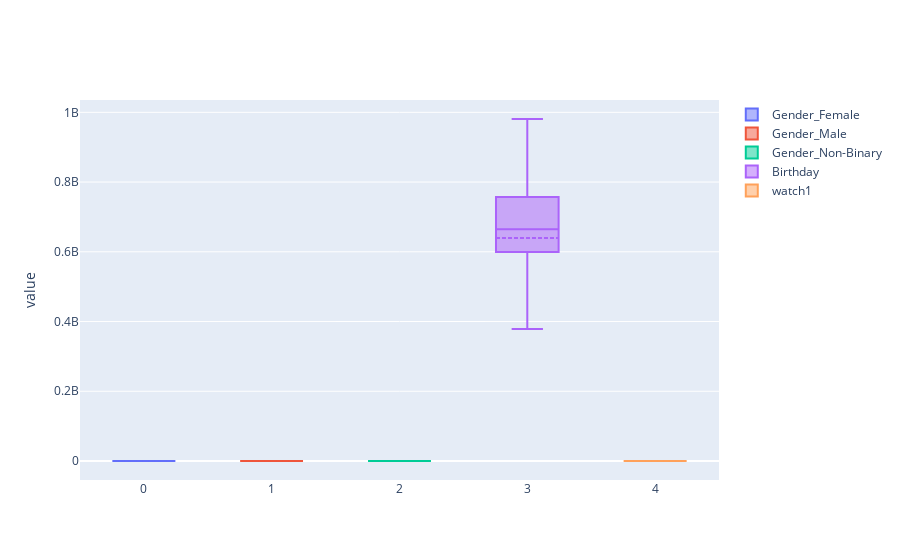

The notebook cell this image was saved under:
### Markdown cell above
#### Normalization

### Code cell
import matplotlib.pyplot as plt
import seaborn as sns
import pandas as pd

user_df.drop('Mal ID').to_pandas_on_spark().boxplot()

### Figure 1 — Plotly figure (JSON) as saved in the notebook; plotly's stock layout.template omitted (floating-point values rounded to 4 significant figures)
{"data": [{"boxpoints": "suspectedoutliers", "lowerfence": [0], "mean": [0.43], "median": [0], "name": "Gender_Female", "notched": false, "q1": [0], "q3": [1], "type": "box", "upperfence": [1], "x": [0]}, {"boxpoints": "suspectedoutliers", "lowerfence": [0], "mean": [0.5659], "median": [1], "name": "Gender_Male", "notched": false, "q1": [0], "q3": [1], "type": "box", "upperfence": [1], "x": [1]}, {"boxpoints": "suspectedoutliers", "lowerfence": [0], "mean": [0.004073], "median": [0], "name": "Gender_Non-Binary", "notched": false, "q1": [0], "q3": [0], "type": "box", "upperfence": [0], "x": [2]}, {"boxpoints": "suspectedoutliers", "lowerfence": [378666060], "mean": [639300000.0], "median": [664390860], "name": "Birthday", "notched": false, "q1": [599590860], "q3": [757444200], "type": "box", "upperfence": [980874720], "x": [3]}, {"boxpoints": "suspectedoutliers", "lowerfence": [0], "mean": [7.518], "median": [0], "name": "watch1", "notched": false, "q1": [0], "q3": [3], "type": "box", "upperfence": [7.5], "x": [4]}], "layout": {"yaxis": {"title": {"text": "value"}}}}
